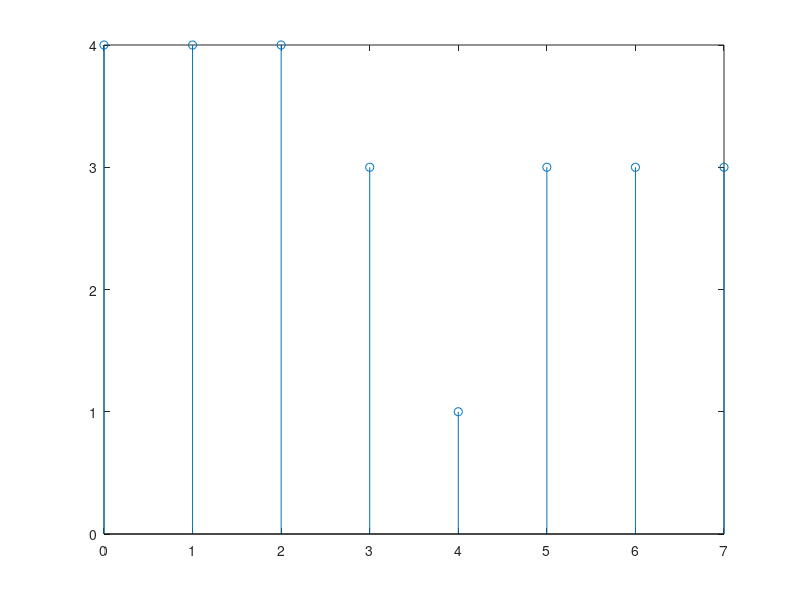
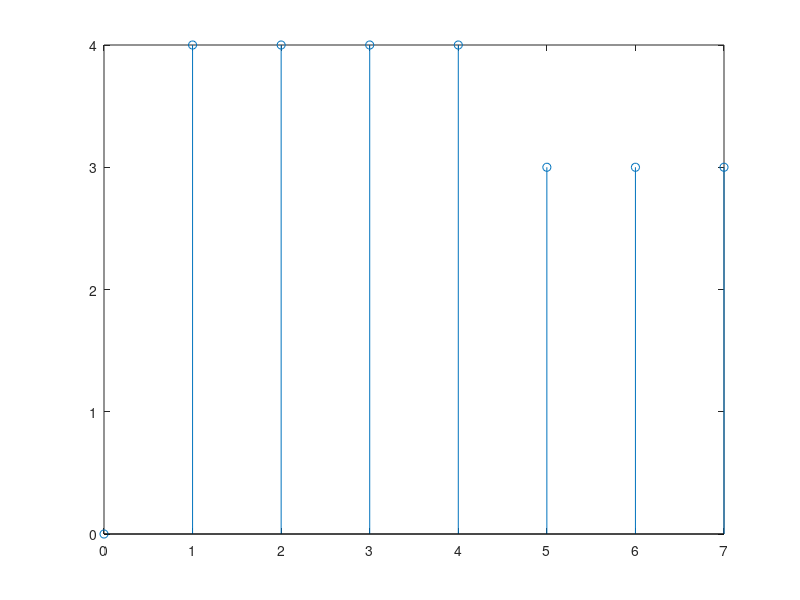

These charts were generated, in order, by the following MATLAB code:
clear;clc;
A = [0,0,0,2,0;
     2,1,1,1,1;
     3,6,5,2,3;
     3,7,7,4,5;
     2,5,6,6,7];
band=[];
for i=0:7
   band=[band i];
 end
freq=[];
count=0;
for i=0:7
     for j=1:25
         if i==A(j)
             count = count + 1;
         end
     end
     freq=[freq count];
     count=0;
end
% Cumulative sum:
sum=0;
cum=[];
for i=1:8
   sum=sum+freq(i);
   cum=[cum sum];
end
% PDF probability density function:
ans=0;
PDF=[];
for i=1:8
   ans=cum(i)/cum(end);
   PDF=[PDF ans];
   ans=0;                                    
end
% PDF * Max gray value:
ans=0;
maxPDF=[];
for i=1:8
   ans=PDF(i)*band(end);
   maxPDF=[maxPDF ans];
   ans=0;
end
% ROUND(PDF * Max gray value):
ans=0;
roundMaxPDF=[];
for i=1:8
   roundMaxPDF=[roundMaxPDF round(maxPDF(i))];
   ans=0;
end

figure();
stem(band,freq);

% Equilized histogram:
eqHgram=[];
temp=0;
sum =0;
for i=0:7
    index = find(roundMaxPDF==i);
    index;
    lenIndex = length(index);
    lenIndex;
    if lenIndex == 0
        eqHgram=[eqHgram 0];
    else
        for j=1:lenIndex
            sum = sum + freq(index(j));
        end
        eqHgram=[eqHgram sum];
        sum = 0;
    end
end 

figure();
stem(band,eqHgram);

result=[band;freq;cum;PDF;maxPDF;roundMaxPDF;eqHgram];
result